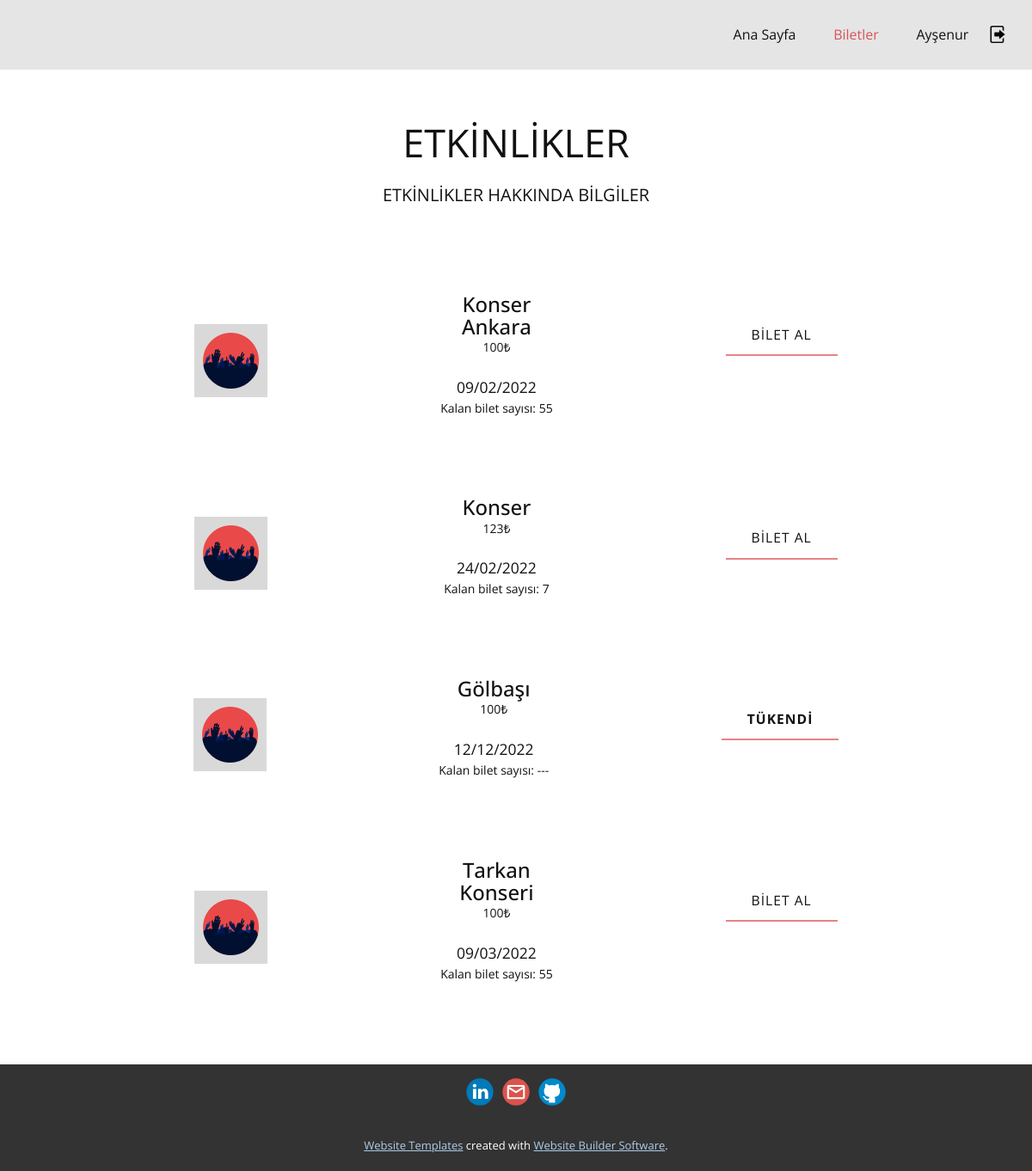
/Etkinlikler/Biletler.php (signed in), run on the app's committed database.
### tables this page shows
CREATE TABLE `tickets_info` (
  `id` int(11) NOT NULL,
  `name` varchar(250) NOT NULL,
  `date` date NOT NULL,
  `price` int(11) NOT NULL,
  `quantity` int(11) NOT NULL
);

### Etkinlikler/Biletler.php (the view, shortened to what this page needs)
<!DOCTYPE html>
<html style="font-size: 14px;">
<head>
  <link rel="stylesheet" href="nicepage.css?v=<?php echo time(); ?>" media="screen">
  <link rel="stylesheet" href="Biletler.css?v=<?php echo time(); ?>" media="screen">
  <link rel="stylesheet" href="https://maxcdn.bootstrapcdn.com/bootstrap/3.4.1/css/bootstrap.min.css">
</head>
<body class="u-body">
  <header class="u-align-left u-clearfix u-grey-10 u-header u-header" id="sec-3c78">
    <div class="u-clearfix u-sheet u-sheet-1">
      <nav class="u-menu u-menu-dropdown u-offcanvas u-menu-1">
        <div class="u-custom-menu u-nav-container">
          <ul class="u-nav u-unstyled u-nav-1">
            <li class="u-nav-item">
              <a class="u-button-style u-nav-link u-text-active-palette-1-base u-text-hover-palette-2-base" href="../Anasayfa/index.php" style="font-size: 16px; padding: 10px 20px;">Ana Sayfa</a>
            </li>
            <li class="u-nav-item">
              <a class="u-button-style u-nav-link u-text-active-palette-1-base u-text-hover-palette-2-base" href="Biletler.php" style="font-size: 16px; padding: 10px 20px;">Biletler</a>
            </li>
            <?php
            if (isset($_SESSION["ID"])) {
              $f_name =  $_SESSION["First_name"] . " " . $_SESSION["Last_name"];
              echo ' <li class="u-nav-item">
              <a class="u-button-style u-nav-link u-text-active-palette-1-base u-text-hover-palette-2-base"
              href="#" style="font-size: 16px; padding: 10px 20px;">' . $f_name . '</a>
              </li>
              <a href="../logout.php">
                <img src="../logout.png" width=20 height=20>
              </a>
            ';
            }
            ?>
          </ul>
        </div>
      </nav>
    </div>
  </header>
  <body class="u-body">
    <?php
    include "../databaseTicket.php";
    $sorgu = mysqli_query($con, "SELECT * FROM tickets_info");
    echo '<section class="u-align-center u-clearfix u-section-1" id="sec-2163">
    <div class="u-clearfix u-sheet u-sheet-1">
      <h2 class="u-text u-text-default u-text-1" style="font-size: 45px;">ETKİNLİKLER</h2>
      <p class="u-text u-text-default u-text-2" style="font-size: 20px;">ETKİNLİKLER HAKKINDA BİLGİLER</p><div class="u-expanded-width u-list u-list-1">';
    while ($str = mysqli_fetch_assoc($sorgu)) {
      $id = $str["id"];
      $price = $str['price'];
      $quantity = $str['quantity'];
      $date = date_format(date_create($str['date']), "d/m/Y");
      if ($quantity <= 0) {
        echo '
        <div class="u-align-center u-container-style ">
          <div class="u-container-layout u-similar-container u-valign-top u-container-layout-1"><span class="u-file-icon u-grey-15 u-icon u-icon-rounded u-spacing-10 u-icon-1"><img src="images/195123.png" alt=""></span>
            <div class="ticket" style="width: 200px;" >
                <h3 class="u-align-center u-text u-text-3">' . $str['name'] . '</h3>
                  <span class="price">' . $price . '₺</span><br/>
                  <p class="u-large-text u-text u-text-default u-text-variant u-text-2">' . $date  . '</p>
                  <div class="quantity">' . 'Kalan bilet sayısı: ---</div><br/>
            </div>
                <a href="" class="u-active-none u-border-2 u-border-palette-2-light-1 u-btn u-btn-rectangle u-button-style u-hover-none u-none u-text-body-color u-btn-1 " style="pointer-events: none;  font-weight:bolder">TÜKENDİ</a>
        </div>';
      } else {
        echo '
        <div class="u-align-center u-container-style ">
          <div class="u-container-layout u-similar-container u-valign-top u-container-layout-1"><span class="u-file-icon u-grey-15 u-icon u-icon-rounded u-spacing-10 u-icon-1"><img src="images/195123.png" alt=""></span>
            <div class="ticket" style="width: 200px;">
                <h3 class="u-align-center u-text u-text-3">' . $str['name'] . '</h3>
                  <span class="price">' . $price . '₺</span><br/>
                  <p class="u-large-text u-text u-text-default u-text-variant u-text-2">' . $date . '</p>
                  <div class="quantity">' . 'Kalan bilet sayısı: ' . $quantity . '</div><br/>
            </div>
                <a href="../buy.php?id=' . $id . '" class="u-active-none u-border-2 u-border-palette-2-light-1 u-btn u-btn-rectangle u-button-style u-hover-none u-none u-text-body-color u-btn-1">BİLET
                  AL</a>
        </div>';
      }
      echo '
    </div>';
    }
    echo ' </div>
    </section>';
    ?>
    <footer class="u-clearfix u-footer u-grey-80" id="sec-0399">
      <div class="u-clearfix u-sheet u-valign-middle u-sheet-1">
        <div class="u-align-left u-social-icons u-spacing-10 u-social-icons-1">
          <a class="u-social-url" title="LinkedIn" target="_blank" href="https://www.linkedin.com/in/aysenuryaz%C4%B1c%C4%B1/"><span class="u-icon u-social-icon u-social-linkedin u-icon-1"><svg class="u-svg-link" preserveAspectRatio="xMidYMin slice" viewBox="0 0 112 112">
                <use xmlns:xlink="http://www.w3.org/1999/xlink" xlink:href="#svg-e22f"></use>
              </svg></span>
          </a>
          <a class="u-social-url" target="_blank" data-type="Email" title="Email" href="mailto:a.y.708708@gmail.com"><span class="u-icon u-social-email u-social-icon u-icon-2"><svg class="u-svg-link" preserveAspectRatio="xMidYMin slice" viewBox="0 0 112 112">
                <use xmlns:xlink="http://www.w3.org/1999/xlink" xlink:href="#svg-1db7"></use>
              </svg></span>
          </a>
          <a class="u-social-url" target="_blank" data-type="Github" title="Github" href="https://github.com/aysenuryazicii"><span class="u-icon u-social-github u-social-icon u-icon-3"><svg class="u-svg-link" preserveAspectRatio="xMidYMin slice" viewBox="0 0 112 112">
                <use xmlns:xlink="http://www.w3.org/1999/xlink" xlink:href="#svg-e60b"></use>
              </svg></span>
          </a>
        </div>
      </div>
    </footer>
    <section class="u-backlink u-clearfix u-grey-80" style="font-size:13px">
      <a class="u-link" href="https://nicepage.com/website-templates" target="_blank">
        <span>Website Templates</span>
      </a>
      <p class="u-text">
        <span>created with</span>
      </p>
      <a class="u-link" href="" target="_blank">
        <span>Website Builder Software</span>
      </a>.
    </section>
  </body>
</html>

### Etkinlikler/Biletler.css (style rules this page uses)
.u-section-1 .u-sheet-1 { min-height: 951px; }
.u-section-1 .u-text-1 { margin: 60px auto 0; }
.u-section-1 .u-text-2 { margin: 20px auto 0; }
.u-section-1 .u-list-1 { grid-template-rows: auto auto; height: auto; margin: 59px auto 41px 0; }
.u-section-1 .u-container-layout-1 { padding: 30px; }
.u-section-1 .u-icon-1 { height: 85px; width: 85px; background-image: none; color: rgb(0, 0, 0) !important; margin: 0 auto; }
.u-section-1 .u-text-3 { margin: 9px 20px 0; }
.u-section-1 .u-btn-1 { background-image: none; border-style: none none solid; text-transform: uppercase; font-size: 1.12rem; letter-spacing: 1px; margin: 35px auto 0; }

### data on the page
tickets_info: name "Konser Ankara", price "100", date "09/02/2022", quantity "55"
tickets_info: name "Konser", price "123", date "24/02/2022", quantity "7"
tickets_info: name "Gölbaşı", price "100", date "12/12/2022"
tickets_info: name "Tarkan Konseri", price "100", date "09/03/2022", quantity "55"

### other printed values
$f_name "Ayşenur"
